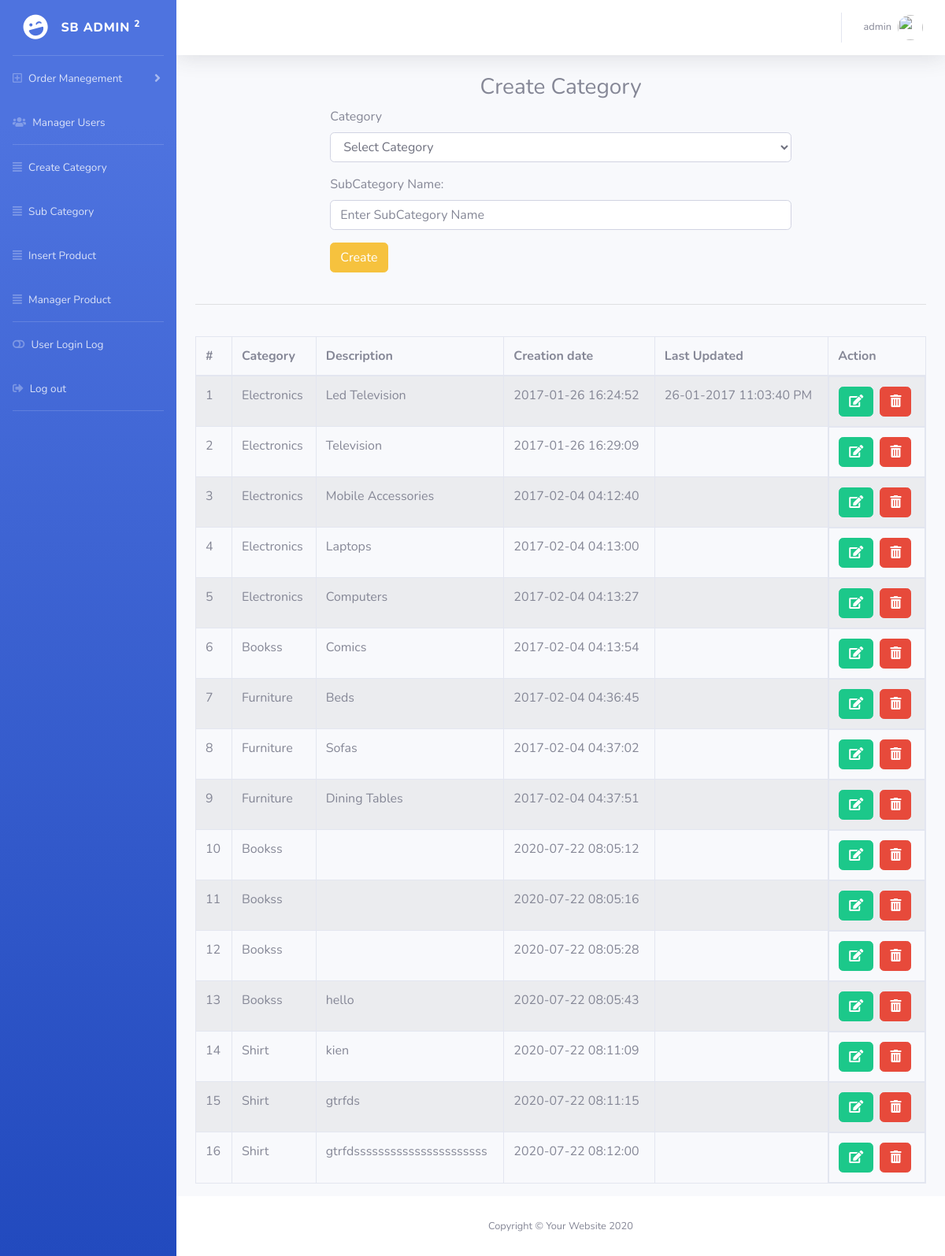
/shopping/admin/subcategory.php (signed in), run on the app's committed database.
### tables this page shows
CREATE TABLE `subcategory` (
  `id` int(11) NOT NULL,
  `categoryid` int(11) DEFAULT NULL,
  `subcategory` varchar(255) DEFAULT NULL,
  `creationDate` timestamp NULL DEFAULT current_timestamp(),
  `updationDate` varchar(255) DEFAULT NULL
);

CREATE TABLE `category` (
  `id` int(11) NOT NULL,
  `categoryName` varchar(255) DEFAULT NULL,
  `categoryDescription` longtext DEFAULT NULL,
  `creationDate` timestamp NOT NULL DEFAULT current_timestamp(),
  `updationDate` varchar(255) DEFAULT NULL
);

### shopping/admin/subcategory.php (the view, shortened to what this page needs)
<?php
include("include/db_connection.php");
?>
<!DOCTYPE html>
<html lang="en">
<head>
    <link href="vendor/fontawesome-free/css/all.min.css" rel="stylesheet" type="text/css">
    <link rel="stylesheet" href="asset/vendor/fontawesome-free/css/all.min.css">
    <link href="asset/css/sb-admin-2.min.css" rel="stylesheet">
</head>
<body id="page-top">
    <div id="wrapper">
        <?php
        include("include/sidebar.php");
        ?>
        <div id="content-wrapper" class="d-flex flex-column">
            <div id="content">
                <?php
                include("include/header.php");
                ?>
                <div>
                    <div class="panel panel-default">
                        <div class="panel-heading" style="text-align:center;">
                            <h3>Create Category</h3>
                        </div>
                    </div>
                    <form method="POST" class="form">
                        <div class="form-group">
                            <label>Category</label>
                            <select name="category" class="form-control">
                                <option value="">Select Category</option>
                            </select>
                        </div>
                        <div class="form-group">
                            <label>SubCategory Name:</label>
                            <input class="form-control" name="subcategory" placeholder="Enter SubCategory Name" required autofocus></input>
                        </div>
                        <button type="submit" name="createSubCategory" class="btn btn-warning">Create</button>
                    </form>
                    <br>
                    <div class=container>
                        <hr class="sidebar-divider">
                    </div>
                    <br>
                    <div class="container-fluid">
                        <table cellpadding="0" cellspacing="0" border="0" class="datatable-1 table table-bordered table-striped	 display" width="80%">
                            <thead>
                                <tr>
                                    <th>#</th>
                                    <th>Category</th>
                                    <th>Description</th>
                                    <th>Creation date</th>
                                    <th>Last Updated</th>
                                    <th>Action</th>
                                </tr>
                            </thead>
                            <?php $query = mysqli_query($con, "select subcategory.id,category.categoryName,subcategory.subcategory,subcategory.creationDate,subcategory.updationDate from subcategory join category on category.id=subcategory.categoryid");
                            $cnt = 1;
                            while ($row = mysqli_fetch_array($query)) {
                            ?>
                                <tr>
                                    <td><?php echo $cnt; ?></td>
                                    <td><?php echo $row['categoryName']; ?></td>
                                    <td><?php echo $row['subcategory']; ?></td>
                                    <td><?php echo $row['creationDate']; ?></td>
                                    <td><?php echo $row['updationDate']; ?></td>
                                    <td style="display: flex;">
                                        <a href="update_subcategory.php?uid=<?php echo $row['id']; ?>" class="btn btn-success"><i class="fas fa-edit"></i></a>
                                        <a href="subcategory.php?id=<?php echo $row['id']; ?>" class="btn btn-danger"><i class="fas fa-trash-alt"></i></a>
                                    </td>
                                </tr>
                            <?php $cnt = $cnt + 1;
                            } ?>
                        </table>
                    </div>
                </div>
            </div>
            <?php include("include/footer.php"); ?>
        </div>
    </div>
</body>
</html>

### shopping/admin/include/header.php (shortened to what this page needs)
<?php
include("include/db_connection.php");
$query = mysqli_query($con, "SELECT * FROM admin");
$row = mysqli_fetch_array($query);
?>
<!DOCTYPE html>
<html lang="en">
<head>
    <link href="vendor/fontawesome-free/css/all.min.css" rel="stylesheet" type="text/css">
    <link rel="stylesheet" href="asset/vendor/fontawesome-free/css/all.min.css">
    <link href="asset/css/sb-admin-2.min.css" rel="stylesheet">
</head>
<body>
<nav class="navbar navbar-expand navbar-light bg-white topbar mb-4 static-top shadow">
<ul class="navbar-nav ml-auto">
    <li class="nav-item dropdown no-arrow">
        <a class="nav-link dropdown-toggle" href="#" id="userDropdown" role="button" data-toggle="dropdown" aria-haspopup="true" aria-expanded="false">
            <span class="mr-2 d-none d-lg-inline text-gray-600 small"><?php echo $row["username"]; ?></span>
            <img class="img-profile rounded-circle" src="https://source.unsplash.com/QAB-WJcbgJk/60x60">
        </a>
    </li>
</ul>
</nav>
</body>
</html>

### shopping/admin/subcategory.php (style rules this page uses)
.form { width: 60%; margin-left: auto; margin-right: auto; height: auto; }

### data on the page
subcategory: categoryid.categoryName "Electronics", subcategory "Led Television", creationDate "2017-01-26 16:24:52", updationDate "26-01-2017 11:03:40 PM"
subcategory: categoryid.categoryName "Electronics", subcategory "Television", creationDate "2017-01-26 16:29:09"
subcategory: categoryid.categoryName "Electronics", subcategory "Mobile Accessories", creationDate "2017-02-04 04:12:40"
subcategory: categoryid.categoryName "Electronics", subcategory "Laptops", creationDate "2017-02-04 04:13:00"
subcategory: categoryid.categoryName "Electronics", subcategory "Computers", creationDate "2017-02-04 04:13:27"
subcategory: categoryid.categoryName "Bookss", subcategory "Comics", creationDate "2017-02-04 04:13:54"
subcategory: categoryid.categoryName "Furniture", subcategory "Beds", creationDate "2017-02-04 04:36:45"
subcategory: categoryid.categoryName "Furniture", subcategory "Sofas", creationDate "2017-02-04 04:37:02"
subcategory: categoryid.categoryName "Furniture", subcategory "Dining Tables", creationDate "2017-02-04 04:37:51"
subcategory: categoryid.categoryName "Bookss", creationDate "2020-07-22 08:05:12"
subcategory: categoryid.categoryName "Bookss", creationDate "2020-07-22 08:05:16"
subcategory: categoryid.categoryName "Bookss", creationDate "2020-07-22 08:05:28"
subcategory: categoryid.categoryName "Bookss", subcategory "hello", creationDate "2020-07-22 08:05:43"
subcategory: categoryid.categoryName "Shirt", subcategory "kien", creationDate "2020-07-22 08:11:09"
subcategory: categoryid.categoryName "Shirt", subcategory "gtrfds", creationDate "2020-07-22 08:11:15"
subcategory: categoryid.categoryName "Shirt", subcategory "gtrfdssssssssssssssssssssss", creationDate "2020-07-22 08:12:00"

### other printed values
$row["username"] "admin"
